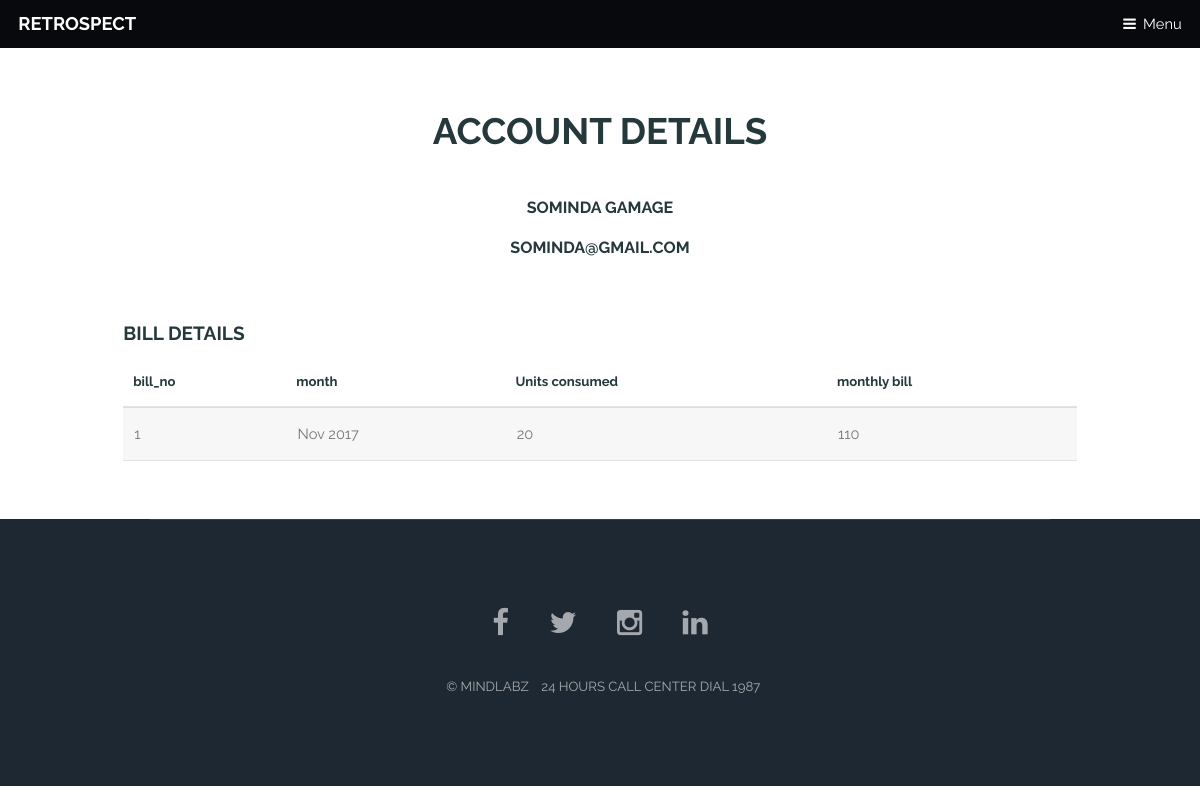
The page /Customer/php/viewAccount.php (signed in) on the database its author committed.
### tables this page shows
CREATE TABLE `customer` (
  `customer_id` varchar(10) NOT NULL,
  `NIC_no` varchar(10) NOT NULL,
  `user_name` varchar(100) NOT NULL,
  `password` varchar(10) NOT NULL,
  `name` varchar(100) NOT NULL,
  `email` varchar(100) DEFAULT NULL,
  `address` varchar(100) NOT NULL,
  `phone_number` int(10) NOT NULL
);

CREATE TABLE `bill_details` (
  `connection_id` varchar(10) NOT NULL,
  `bill_no` varchar(10) NOT NULL,
  `meter_reading` int(6) NOT NULL,
  `month` varchar(10) NOT NULL,
  `monthly_bill` varchar(10) NOT NULL,
  `reading_date` varchar(12) NOT NULL,
  `meter_reader_id` varchar(10) NOT NULL,
  `units` decimal(6,0) DEFAULT NULL
);

### Customer/php/viewAccount.php (the view, shortened to what this page needs)
<?php
$con = new connec();
$conn = $con->makeConnection();
$user = $_SESSION['us'];
$sql = "SELECT name,email FROM  customer WHERE user_name = '$user'";
$result = $conn->query($sql);
$row = $result->fetch_assoc();
$name = $row['name'];
$email= $row['email'];
?>
<html>
<head>
    <link rel="stylesheet" href="../CSS/assets/css/main.css" />
</head>
<body>
<header id="header" class="skel-layers-fixed">
    <h1><a href="index.html">Retrospect</a></h1>
    <a href="#nav">Menu</a>
</header>
<section id="main" class="wrapper">
    <div class="container">
        <header class="major special">
            <h2>Account Details</h2>
            <h4><?php echo $name?></h4>
            <h4><?php echo $email?></h4>
        </header>
        <section>
            <h3>Bill Details</h3>
            <div class="table-wrapper">
                <table>
                    <thead>
                    <tr>
                        <th>bill_no</th>
                        <th>month</th>
                        <th>Units consumed</th>
                        <th>monthly bill</th>
                    </tr>
                    </thead>
                    <tbody>
                    <?php
                    $sql = "SELECT bill_no,month,units,monthly_bill FROM (SELECT connection_id FROM customer NATURAL JOIN connection WHERE user_name = '$user') AS con_id NATURAL JOIN bill_details";
                    $result = $conn->query($sql);
                    while ($row = $result->fetch_assoc()) {
                        echo '<tr>
					    <td>' . $row['bill_no'] . '</td>
					    <td>' . $row['month'] . '</td>
					    <td>' . $row['units'] . '</td>
					    <td>' . $row['monthly_bill'] . '</td>
				        </tr>';
                    }
                    ?>
                </table>
            </div>
        </section>
    </div>
</section>
<footer id="footer">
    <div class="inner">
        <ul class="icons">
            <li><a href="https://www.facebook.com/CeylonElectricityBoard/" class="icon fa-facebook">
                </a></li>
            <li><a href="https://twitter.com/CEB_lk?lang=en" class="icon fa-twitter">
                </a></li>
            <li><a href="#" class="icon fa-instagram">
                </a></li>
            <li><a href="https://www.linkedin.com/company/ceylon-electricity-board" class="icon fa-linkedin">
                </a></li>
        </ul>
        <ul class="copyright">
            <li>&copy; MINDLABZ</li>
            <li>24 hours call center DIAL 1987</li>
        </ul>
    </div>
</footer>
</body>
</html>

### rows shown on the page
customer: name "SOMINDA GAMAGE", email "SOMINDA@GMAIL.COM"
bill_details: bill_no "1", month "Nov 2017", units "20", monthly_bill "110"
